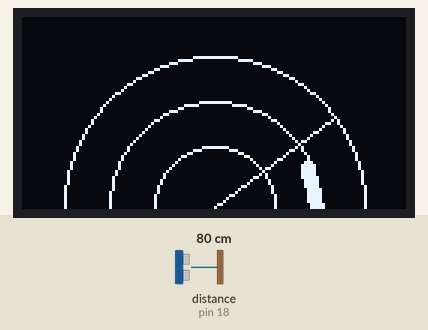
Simulated run of this sketch. Board: Arduino Uno, built with avr-gcc and run on an emulated ATmega328P. Parts: 128×64 one-colour display. The test bench sets the inputs (shaded band); at power-on: distance to the obstacle (sensor on pin 18) 80 cm. The echo pulse lasts 58.3 µs per cm; what the sketch prints to the serial monitor is not drawn.

Above: at 1.27 s.
1.3 s: distance to the obstacle (sensor on pin 18) set to 250 cm
At 2.96 s:
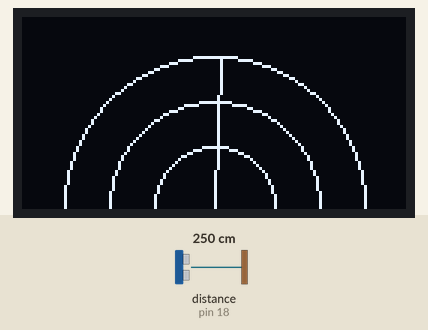
3.1 s: distance to the obstacle (sensor on pin 18) set to 2 cm
At 3.9 s:
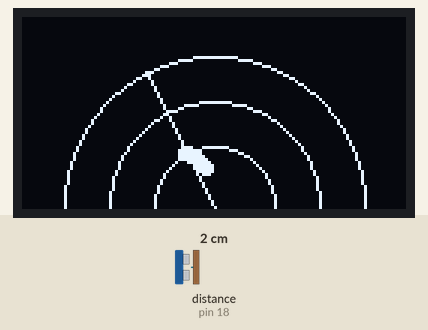
4.6 s: distance to the obstacle (sensor on pin 18) set to 120 cm
At 5.05 s:
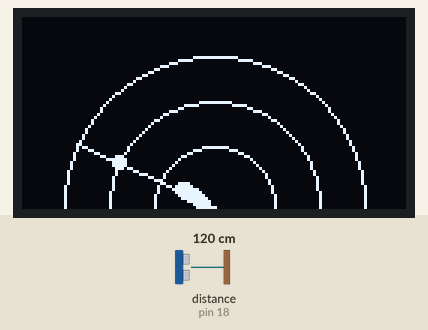
6.5 s: distance to the obstacle (sensor on pin 18) set to 62 cm
At 6.96 s:
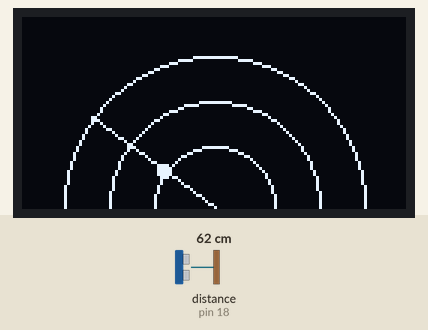

The sketch:

SENSOR_SONARv1.0.ino
```cpp
#include <Wire.h>
#include <Adafruit_GFX.h>
#include <Adafruit_SSD1306.h>
#include <NewPing.h>
#include <math.h>

// Definisi pin untuk HC-SR04
#define TRIGGER_PIN  5
#define ECHO_PIN     18
#define MAX_DISTANCE 200 // Maksimum jarak dalam cm

// Konfigurasi OLED
#define SCREEN_WIDTH 128
#define SCREEN_HEIGHT 64
#define OLED_RESET    -1
Adafruit_SSD1306 display(SCREEN_WIDTH, SCREEN_HEIGHT, &Wire, OLED_RESET);

// Objek sonar
NewPing sonar(TRIGGER_PIN, ECHO_PIN, MAX_DISTANCE);

int angle = 0; // Sudut awal radar
int direction = 3; // Kecepatan dan arah sweep (positif = kanan, negatif = kiri)

const int MAX_POINTS = 10; // Maksimum jumlah titik
struct Point {
    int x, y, lifetime;
};
Point points[MAX_POINTS];

void setup() {
    Serial.begin(115200);
    Wire.begin();

    if (!display.begin(SSD1306_SWITCHCAPVCC, 0x3C)) {
        Serial.println(F("SSD1306 gagal dimulai"));
        for (;;);
    }

    display.clearDisplay();
    display.display();
    Serial.println(F("Radar dimulai..."));
}

void loop() {
    display.clearDisplay();

    int centerX = SCREEN_WIDTH / 2;
    int centerY = SCREEN_HEIGHT - 1;

    // Gambar lingkaran radar (deteksi dari luar ke dalam)
    display.drawCircle(centerX, centerY, 50, WHITE);  // Lingkaran luar (jarak jauh)
    display.drawCircle(centerX, centerY, 35, WHITE);  // Lingkaran tengah (jarak sedang)
    display.drawCircle(centerX, centerY, 20, WHITE);  // Lingkaran dalam (jarak dekat)

    int distance = sonar.ping_cm();
    Serial.print(F("Jarak: "));
    Serial.print(distance);
    Serial.println(F(" cm"));

    if (distance == 0) distance = MAX_DISTANCE;

    float rad = angle * PI / 180;
    int sweepX = centerX + cos(rad) * 50;
    int sweepY = centerY - sin(rad) * 50;

    // Efek sweep (garis bolak-balik)
    display.drawLine(centerX, centerY, sweepX, sweepY, WHITE);

    // Menentukan di lingkaran mana objek berada
    if (distance < MAX_DISTANCE) {
        int objRadius;
        if (distance >= 130) {
            objRadius = 50;  // Objek jauh (lingkaran luar)
        } else if (distance >= 65) {
            objRadius = 35;  // Objek sedang (lingkaran tengah)
        } else {
            objRadius = 20;  // Objek dekat (lingkaran dalam)
        }

        int objX = centerX + cos(rad) * objRadius;
        int objY = centerY - sin(rad) * objRadius;

        Serial.print(F("Objek di: "));
        Serial.print(objX);
        Serial.print(F(", "));
        Serial.println(objY);

        for (int i = 0; i < MAX_POINTS; i++) {
            if (points[i].lifetime <= 0) { // Cari slot kosong
                points[i] = {objX, objY, 20}; // Titik bertahan 20 siklus
                break;
            }
        }
    }

    // Gambar titik objek dan gerakkan ke arah pusat
    for (int i = 0; i < MAX_POINTS; i++) {
        if (points[i].lifetime > 0) {
            display.fillCircle(points[i].x, points[i].y, 2, WHITE);
            points[i].y += 1; // Gerakkan titik ke arah pusat
            points[i].lifetime--;
        }
    }

    display.display();

    // Logika pergerakan garis bolak-balik
    angle += direction;
    if (angle >= 180 || angle <= 0) {
        direction = -direction; // Ubah arah sweep
    }

    delay(50);
}
```

Measured:
- after the input at 3.1 s, the display: first differs from a run without the input after 0.10 s (image 2 shows a later state)
